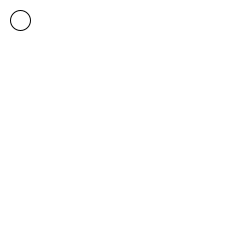
Frame 1 (no input)
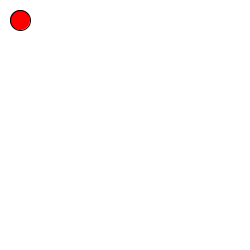
Frame 60 (the mouse pressed at the canvas centre just before this capture)
Frame 120 (the mouse held since frame 60 and released just before this capture): identical to frame 60, image omitted

The Processing sketch that drew these frames (run headless with seeded random() and noise(); from frame 60 on, the mouse is pressed at the canvas centre):

// Processing sketch: processing_106733
// ── processing_106733.pde

int counter;
int x = 20;
int y = 20;

int dx = 0;
int dy = 0;

int diameter = 20;
int radius = diameter/2;
int diameter2 = 20;
int dr = 0;

void setup() {  //setup function called initially, only once
  size(250, 250);
  background(255);  //set background white
  println ("Press 'x' to move right/left, 'c' to move up/down");
}

void draw() {

   if (x > (250-radius)) {
      dx = -dx;
   }
   
   else if (x < radius) {
      dx = -dx;
   }
   
   else if (y > (250-radius)) {
      dy = -dy;
   }   

   else if (y < radius) {
      dy = -dy;
   }
   
   else {
      background(255,255,255);
      ellipse(x,y,diameter,diameter2);
   
      if(keyPressed) {
         fill(0,255,0);
         if (key == 'x') {
   
            if (dx == 1) {
              dx = -dx;
            }           
            else if (dx == -1) {
              dx = -dx;
            }      
            else if (dx == 0) {
              dx = 1;
            }
        
         }
         else if (key == 'c') {
            if (dy == 1) {
              dy = -dy;
            }   
            else if (dy == -1) {
              dy = -dy;
            }              
            else if (dy == 0) {
              dy = 1;
            }
         }
         else if (key == 'p') {
            
            
            diameter = diameter + 1;
         }
         else if (key == 'o') {
            diameter = diameter - 1;
         }
         else if (key == 's') {
            dx = 0;
            dy = 0;
         }        

      }
      else {
         fill(255,0,0);
      }
      
   }
      radius = diameter/2;
      diameter2 = diameter;
      x = x + dx;
      y = y + dy;

}
